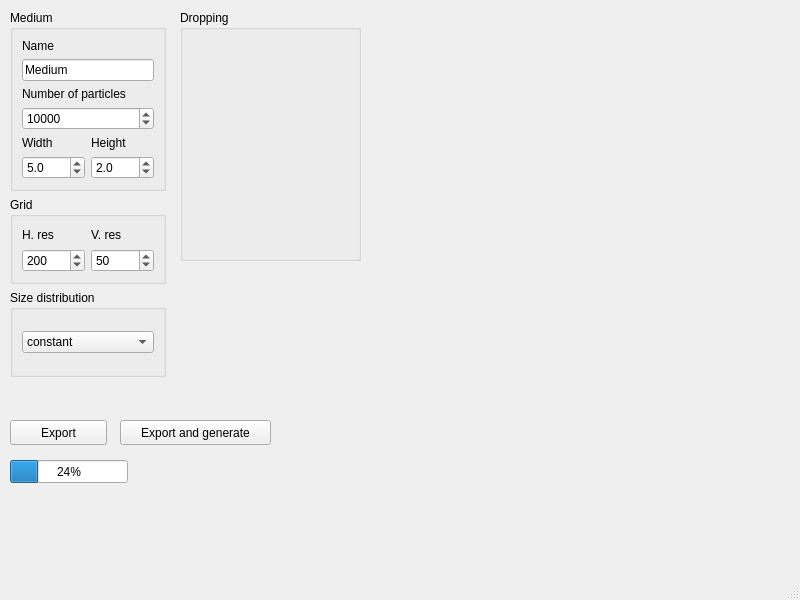
<ui version="4.0" >
 <class>mw_medgengui</class>
 <widget class="QMainWindow" name="mw_medgengui" >
  <property name="geometry" >
   <rect>
    <x>0</x>
    <y>0</y>
    <width>800</width>
    <height>600</height>
   </rect>
  </property>
  <property name="windowTitle" >
   <string>medgengui</string>
  </property>
  <widget class="QWidget" name="centralwidget" >
   <widget class="QGroupBox" name="gb_dropping" >
    <property name="geometry" >
     <rect>
      <x>180</x>
      <y>10</y>
      <width>181</width>
      <height>251</height>
     </rect>
    </property>
    <property name="title" >
     <string>Dropping</string>
    </property>
   </widget>
   <widget class="QPushButton" name="pushButton" >
    <property name="geometry" >
     <rect>
      <x>10</x>
      <y>420</y>
      <width>97</width>
      <height>25</height>
     </rect>
    </property>
    <property name="text" >
     <string>Export</string>
    </property>
   </widget>
   <widget class="QPushButton" name="pushButton_2" >
    <property name="geometry" >
     <rect>
      <x>120</x>
      <y>420</y>
      <width>151</width>
      <height>25</height>
     </rect>
    </property>
    <property name="text" >
     <string>Export and generate</string>
    </property>
   </widget>
   <widget class="QProgressBar" name="progressBar" >
    <property name="geometry" >
     <rect>
      <x>10</x>
      <y>460</y>
      <width>118</width>
      <height>23</height>
     </rect>
    </property>
    <property name="value" >
     <number>24</number>
    </property>
   </widget>
   <widget class="QWidget" name="" >
    <property name="geometry" >
     <rect>
      <x>10</x>
      <y>10</y>
      <width>156</width>
      <height>367</height>
     </rect>
    </property>
    <layout class="QVBoxLayout" name="verticalLayout_10" >
     <item>
      <widget class="QGroupBox" name="gb_medium" >
       <property name="maximumSize" >
        <size>
         <width>201</width>
         <height>271</height>
        </size>
       </property>
       <property name="title" >
        <string>Medium</string>
       </property>
       <layout class="QHBoxLayout" name="horizontalLayout_2" >
        <item>
         <layout class="QVBoxLayout" name="verticalLayout_5" >
          <property name="sizeConstraint" >
           <enum>QLayout::SetMaximumSize</enum>
          </property>
          <item>
           <layout class="QVBoxLayout" name="verticalLayout_4" >
            <item>
             <widget class="QLabel" name="lb_name" >
              <property name="text" >
               <string>Name</string>
              </property>
             </widget>
            </item>
            <item>
             <widget class="QLineEdit" name="le_name" >
              <property name="text" >
               <string>Medium</string>
              </property>
             </widget>
            </item>
           </layout>
          </item>
          <item>
           <layout class="QVBoxLayout" name="verticalLayout_3" >
            <item>
             <widget class="QLabel" name="lb_nparticles" >
              <property name="text" >
               <string>Number of particles</string>
              </property>
             </widget>
            </item>
            <item>
             <widget class="QSpinBox" name="sb_nparticles" >
              <property name="minimum" >
               <number>100</number>
              </property>
              <property name="maximum" >
               <number>1000000</number>
              </property>
              <property name="singleStep" >
               <number>1000</number>
              </property>
              <property name="value" >
               <number>10000</number>
              </property>
             </widget>
            </item>
           </layout>
          </item>
          <item>
           <layout class="QHBoxLayout" name="horizontalLayout" >
            <item>
             <layout class="QVBoxLayout" name="verticalLayout" >
              <item>
               <widget class="QLabel" name="lb_width" >
                <property name="text" >
                 <string>Width</string>
                </property>
               </widget>
              </item>
              <item>
               <widget class="QDoubleSpinBox" name="dsb_width" >
                <property name="decimals" >
                 <number>1</number>
                </property>
                <property name="maximum" >
                 <double>100.000000000000000</double>
                </property>
                <property name="value" >
                 <double>5.000000000000000</double>
                </property>
               </widget>
              </item>
             </layout>
            </item>
            <item>
             <layout class="QVBoxLayout" name="verticalLayout_2" >
              <item>
               <widget class="QLabel" name="lb_height" >
                <property name="text" >
                 <string>Height</string>
                </property>
               </widget>
              </item>
              <item>
               <widget class="QDoubleSpinBox" name="dsb_height" >
                <property name="decimals" >
                 <number>1</number>
                </property>
                <property name="maximum" >
                 <double>100.000000000000000</double>
                </property>
                <property name="value" >
                 <double>2.000000000000000</double>
                </property>
               </widget>
              </item>
             </layout>
            </item>
           </layout>
          </item>
         </layout>
        </item>
       </layout>
      </widget>
     </item>
     <item>
      <widget class="QGroupBox" name="gb_grid" >
       <property name="title" >
        <string>Grid</string>
       </property>
       <layout class="QVBoxLayout" name="verticalLayout_8" >
        <item>
         <layout class="QHBoxLayout" name="horizontalLayout_3" >
          <item>
           <layout class="QVBoxLayout" name="verticalLayout_6" >
            <item>
             <widget class="QLabel" name="lb_res_h" >
              <property name="text" >
               <string>H. res</string>
              </property>
             </widget>
            </item>
            <item>
             <widget class="QSpinBox" name="sb_res_xy" >
              <property name="minimum" >
               <number>1</number>
              </property>
              <property name="maximum" >
               <number>500</number>
              </property>
              <property name="value" >
               <number>200</number>
              </property>
             </widget>
            </item>
           </layout>
          </item>
          <item>
           <layout class="QVBoxLayout" name="verticalLayout_7" >
            <item>
             <widget class="QLabel" name="lb_res_v" >
              <property name="text" >
               <string>V. res</string>
              </property>
             </widget>
            </item>
            <item>
             <widget class="QSpinBox" name="sb_res_z" >
              <property name="minimum" >
               <number>1</number>
              </property>
              <property name="maximum" >
               <number>500</number>
              </property>
              <property name="value" >
               <number>50</number>
              </property>
             </widget>
            </item>
           </layout>
          </item>
         </layout>
        </item>
       </layout>
      </widget>
     </item>
     <item>
      <widget class="QGroupBox" name="groupBox" >
       <property name="title" >
        <string>Size distribution</string>
       </property>
       <layout class="QVBoxLayout" name="verticalLayout_9" >
        <item>
         <widget class="QComboBox" name="comboBox" >
          <item>
           <property name="text" >
            <string>constant</string>
           </property>
          </item>
          <item>
           <property name="text" >
            <string>uniform</string>
           </property>
          </item>
         </widget>
        </item>
       </layout>
      </widget>
     </item>
    </layout>
   </widget>
  </widget>
  <widget class="QMenuBar" name="menubar" >
   <property name="geometry" >
    <rect>
     <x>0</x>
     <y>0</y>
     <width>800</width>
     <height>24</height>
    </rect>
   </property>
  </widget>
  <widget class="QStatusBar" name="statusbar" />
 </widget>
 <resources/>
 <connections/>
</ui>
